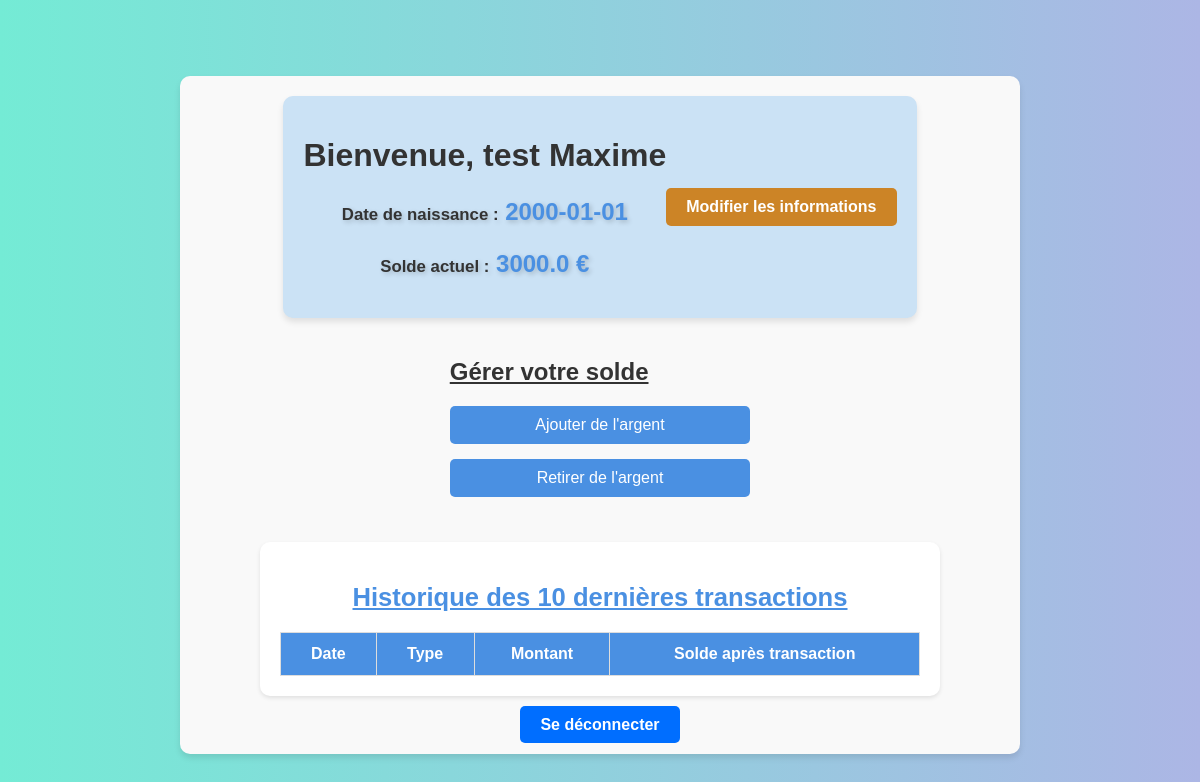
Screenshot of /home/3 with the database file from the repository.
### app.py (models this page shows)
class User(db.Model):
    id = db.Column(db.Integer, primary_key=True)
    name = db.Column(db.String(100), nullable=False)
    surname = db.Column(db.String(100), nullable=False)
    dob = db.Column(db.String(10), nullable=False)
    deposit = db.Column(db.Float, nullable=False)
    password = db.Column(db.String(200), nullable=False)
    transactions = db.relationship('Transaction', backref='user', lazy=True)  # Relation avec les transactions

### app.py (the view)
@app.route('/home/<int:user_id>')
def home(user_id):
    user = User.query.get(user_id)  # Récupérer l'utilisateur avec l'ID
    transactions = Transaction.query.filter_by(user_id=user_id).order_by(Transaction.date.desc()).limit(10).all()
    return render_template('home.html', user=user, transactions=transactions)

### templates/home.html (shortened to what this page needs)
<!DOCTYPE html>
<html lang="fr">
<head>
    <link rel="stylesheet" href="{{ url_for('static', filename='style.css') }}">
</head>
<body class="home-page">
    <div class="container">
        <div class="welcome-box">
            <div class="welcome-header">
                <div>
                    <h1>Bienvenue, {{ user.name }} {{ user.surname }}</h1>
                    <p><strong>Date de naissance :</strong> {{ user.dob }}</p>
                    <p><strong>Solde actuel :</strong> <span id="user-deposit" data-deposit="{{ user.deposit }}">{{ user.deposit }}</span> €</p>
                </div>
                <a href="/settings/{{ user.id }}" class="btn btn-settings">Modifier les informations</a>
            </div>
        </div>
        <div class="transaction-form">
            <h2><u>Gérer votre solde</u></h2>
            <button onclick="showTransactionForm('add')" class="btn btn-add">Ajouter de l'argent</button>
            <button onclick="showTransactionForm('subtract')" class="btn btn-subtract">Retirer de l'argent</button>
        </div>
        <div class="transaction-history">
            <h2><u>Historique des 10 dernières transactions</u></h2>
            <table class="history-table">
                <thead>
                    <tr>
                        <th>Date</th>
                        <th>Type</th>
                        <th>Montant</th>
                        <th>Solde après transaction</th>
                    </tr>
                </thead>
            </table>
        </div>
        <div class="logout-box">
            <a href="/logout" class="btn btn-logout">Se déconnecter</a>
        </div>
    </div>
</body>
</html>

### static/style.css (style rules this page uses)
body { font-family: Arial, sans-serif; background: linear-gradient(to right, #74ebd5, #acb6e5); color: #333; display: flex; justify-content: center; align-items: center; height: 100vh; margin: 0; padding: 0; }
.container { width: 100%; max-width: 800px; padding: 20px; font-family: Arial, sans-serif; background-color: #f9f9f9; border-radius: 10px; box-shadow: 0 4px 6px rgba(0, 0, 0, 0.1); display: flex; flex-direction: column; align-items: center; margin-top: 30px; }
.welcome-box { background-color: #cbe2f5; border-radius: 10px; box-shadow: 0 4px 6px rgba(0, 0, 0, 0.1); padding: 20px; margin-bottom: 20px; display: flex; flex-direction: column; }
.welcome-header { display: flex; justify-content: space-between; align-items: center; }
.btn-settings { background-color: #cc8426; color: #fff; padding: 10px 20px; text-decoration: none; border-radius: 5px; transition: background-color 0.3s ease; }
body.home-page .welcome-box p { font-size: 1.5em; font-weight: bold; color: #4a90e2; text-align: center; margin-bottom: 20px; text-shadow: 2px 2px 5px rgba(0, 0, 0, 0.2); }
body.home-page .welcome-box p strong { font-size: 0.7em; color: #333; }
.transaction-history { padding: 20px; background-color: #fff; border-radius: 10px; margin-top: 30px; margin-bottom: 20px; box-shadow: 0 2px 4px rgba(0, 0, 0, 0.1); width: 80%; margin-left: auto; margin-right: auto; text-align: center; }
.transaction-history h2 { font-size: 1.6em; margin-bottom: 20px; color: #4a90e2; }
.history-table { width: 100%; border-collapse: collapse; margin-top: 20px; }
.history-table th, .history-table td { padding: 12px 15px; text-align: center; border: 1px solid #ddd; font-size: 1em; }
.history-table th { background-color: #4a90e2; color: white; font-weight: bold; }
.logout-box { text-align: center; }
.btn-logout { background-color: #006eff; color: #fff; padding: 10px 20px; text-decoration: none; border-radius: 5px; transition: 0.3s; }
input, button { padding: 10px; margin-bottom: 15px; border: 1px solid #ddd; border-radius: 5px; font-size: 1em; width: 100%; box-sizing: border-box; }
button { background-color: #4a90e2; color: #fff; border: none; cursor: pointer; transition: background-color 0.3s ease; }
p { text-align: center; font-size: 0.9em; color: #666; }
a { color: #4a90e2; text-decoration: none; font-weight: bold; }

### rows the page displays
User: name "test", surname "Maxime", dob "2000-01-01", deposit "3000.0"
